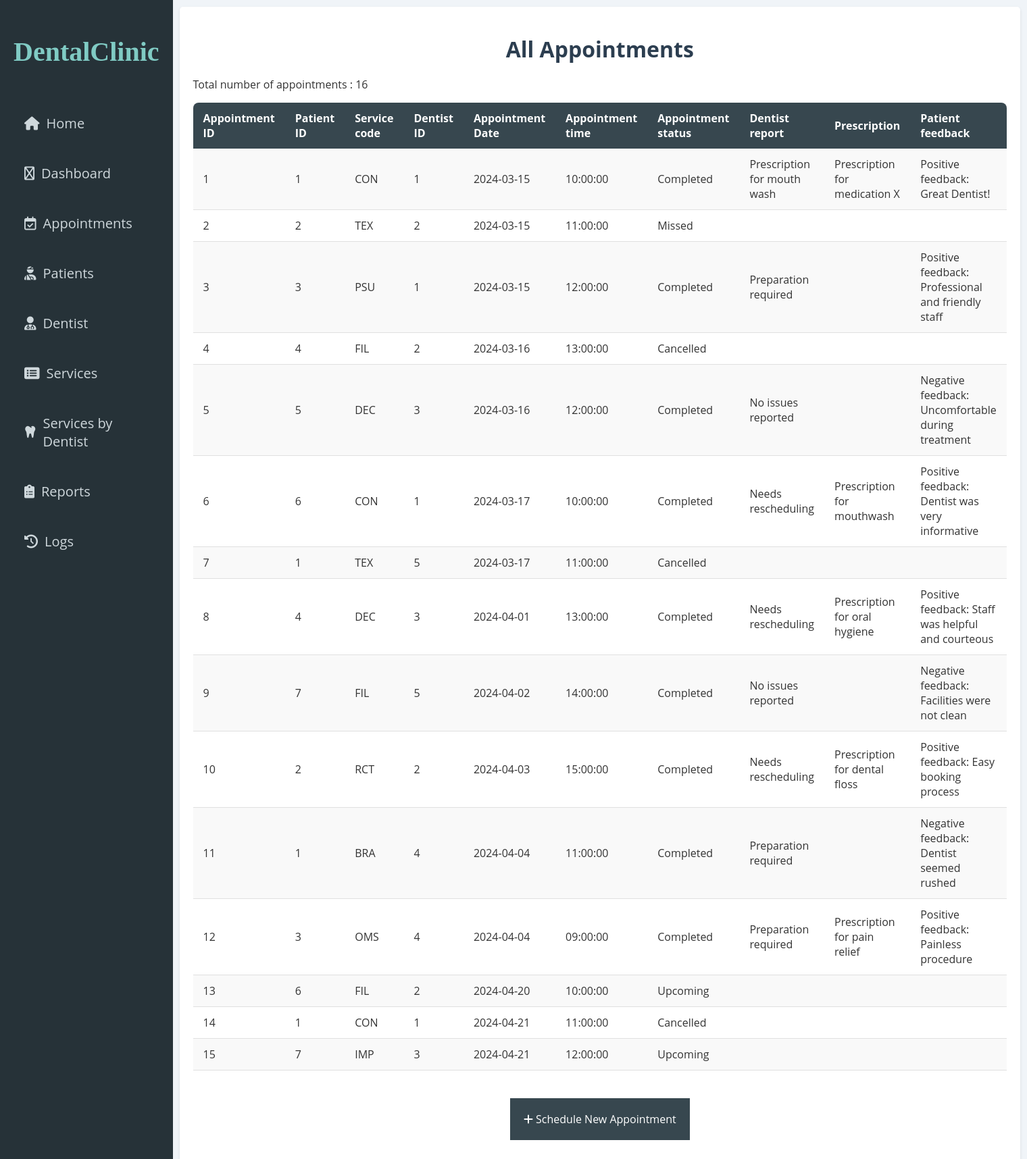
/mydental/appointment.php, run on the app's committed database.
### tables this page shows
CREATE TABLE `appointment` (
  `AppointmentID` int(11) NOT NULL,
  `PatientID` int(11) NOT NULL,
  `ServiceCode` char(3) NOT NULL,
  `DentistID` int(11) NOT NULL,
  `AppointmentDate` date NOT NULL,
  `AppointmentTime` time NOT NULL CHECK (`AppointmentTime` between '09:00:00' and '16:00:00'),
  `AppointmentStatus` varchar(10) DEFAULT 'Upcoming' CHECK (`AppointmentStatus` in ('Upcoming','Completed','Missed','Cancelled')),
  `DentistReport` text DEFAULT NULL,
  `Prescription` text DEFAULT NULL,
  `PatientFeedback` text DEFAULT NULL
);

### mydental/appointment.php (the view, shortened to what this page needs)
<!DOCTYPE html>
<html lang="en">
<head>
    <link rel="stylesheet" href="queries.css" />
    <link
      rel="stylesheet"
      href="https://cdnjs.cloudflare.com/ajax/libs/font-awesome/6.0.0/css/all.min.css"
    />
</head>
<body>
    <div class="dashboard">
        <nav class="menu">
        <div class="logo">
          <h2>DentalClinic</h2>
        </div>
        <ul class="menu-list">
          <li>
            <a href="index.php"><i class="fa-solid fa-home"></i> Home</a>
          </li>
          <li>
            <a href="admin.php"><i class="fa-regular fa-gauge"></i> Dashboard</a>
          </li>
          <li>
            <a href="#"
              ><i class="fa-regular fa-calendar-check"></i>Appointments</a
            >
          </li>
          <li>
            <a href="patient.php"
              ><i class="fa-solid fa-user-injured"></i>Patients</a
            >
          </li>
          <li>
            <a href="dentist.php"><i class="fa-solid fa-user-md"></i>Dentist</a>
          </li>
          <li>
              <a href="service.php"><i class="fa-solid fa-list-alt"></i> Services</a>
          </li>
          <li>
              <a href="service_by_dentist.php"><i class="fa-solid fa-tooth"></i> Services by Dentist</a>
          </li>
          <li>
            <a href="reports.php"
              ><i class="fa fa-clipboard-list"></i></i>Reports</a
            >
          </li>
          <li>
              <a href="log.php"><i class="fa-solid fa-history"></i> Logs</a>
          </li>
        </ul>
      </nav>
        <div class="main-content">
            <h1>All Appointments</h1>
            <?php
            $servername = "localhost";
            $username = "root";
            $password = "";
            $database = "dentalclinic";
            $conn = new mysqli($servername, $username, $password, $database);
            $appointmentQuery = "SELECT * FROM appointment";
            $appointmentResult = $conn->query($appointmentQuery);
            if ($appointmentResult->num_rows > 0) {
                echo "<p>Total number of appointments : $appointmentResult->num_rows </p>";
                echo '<div class="table-container">';
                echo '<table>';
                echo '<thead>';
                echo '<tr>';
                echo '<th>Appointment ID</th>';
                echo '<th>Patient ID</th>';
                echo '<th>Service code</th>';
                echo '<th>Dentist ID</th>';
                echo '<th>Appointment Date</th>';
                echo '<th>Appointment time</th>';
                echo '<th>Appointment status</th>';
                echo '<th>Dentist report</th>';
                echo '<th>Prescription</th>';
                echo '<th>Patient feedback</th>';
                echo '</tr>';
                echo '</thead>';
                echo '<tbody>';
                while ($row = $appointmentResult->fetch_assoc()) {
                    echo '<tr>';
                    echo '<td>' . htmlspecialchars($row["AppointmentID"]) . '</td>';
                    echo '<td>' . htmlspecialchars($row["PatientID"]) . '</td>';
                    echo '<td>' . htmlspecialchars($row["ServiceCode"]) . '</td>';
                    echo '<td>' . htmlspecialchars($row["DentistID"]) . '</td>';
                    echo '<td>' . htmlspecialchars($row["AppointmentDate"]) . '</td>';
                    echo '<td>' . htmlspecialchars($row["AppointmentTime"]) . '</td>';
                    echo '<td>' . htmlspecialchars($row["AppointmentStatus"]) . '</td>';
                    echo '<td>' . htmlspecialchars($row["DentistReport"]) . '</td>';
                    echo '<td>' . htmlspecialchars($row["Prescription"]) . '</td>';
                    echo '<td>' . htmlspecialchars($row["PatientFeedback"]) . '</td>';
                    echo '</tr>';
                }
                echo '</tbody>';
                echo '</table>';
                echo '</div>';
            } else {
                echo "<p>No appointment records found.</p>";
            }
            ?>
            <div class="button-container">
                <a href="add_appointment.php" class="button">
                    <i class="fa fa-plus"></i> Schedule New Appointment
                </a>
            </div>
        </div>
    </div>
</body>
</html>

### mydental/queries.css (style rules this page uses)
.main-content { flex-grow: 1; padding: 20px; background-color: white; box-shadow: 0 2px 4px rgba(0, 0, 0, 0.1); border-radius: 5px; margin: 10px; }
h1 { text-align: center; margin-bottom: 20px; color: #2c3e50; }
.table-container { height: 80%; overflow-y: auto; overflow-x: hidden; position: relative; }
table { width: 100%; border-collapse: collapse; border-spacing: 0; background-color: white; border-radius: 8px; overflow: hidden; box-shadow: 0 4px 8px rgba(0, 0, 0, 0.1); }
thead { background-color: #37474f; color: white; position: sticky; top: 0; z-index: 1; }
thead th { padding: 12px 15px; text-align: left; font-weight: bold; }
tbody tr:nth-child(odd) { background-color: #f9f9f9; }
tbody td { padding: 12px 15px; border-bottom: 1px solid #e0e0e0; }
tbody tr:last-child td { border-bottom: none; }

### mydental/styles.css (style rules this page uses)
body { font-family: "Open Sans", sans-serif; margin: 0; padding: 0; background-color: #f0f4f8; color: #333; }
.dashboard { display: flex; height: 100vh; }
.menu { width: 240px; background-color: #263238; color: #fff; padding: 20px; }
.logo h2 { color: #80cbc4; font-family: "Lobster", cursive; font-size: 40px; padding-bottom: 20px; }
.menu-list { list-style: none; padding: 0; margin-top: 30px; }
.menu-list li { margin-bottom: 15px; }
.menu a { display: flex; align-items: center; text-decoration: none; color: #cfd8dc; padding: 16px; border-radius: 5px; transition: background-color 0.3s; font-size: 20px; gap: 10px; }
.main-content { flex-grow: 1; padding: 20px; margin: 10px; background-color: white; border-radius: 8px; box-shadow: 0 4px 8px rgba(0, 0, 0, 0.1); }
.button-container { display: flex; justify-content: center; margin-top: 25px; gap: 50px; }
.button-container a { text-decoration: none; color: white; background-color: #37474f; padding: 20px; margin: 0 20px; }
.button { display: inline-block; padding: 10px 20px; }

### data on the page
appointment: AppointmentID "1", PatientID "1", ServiceCode "CON", DentistID "1", AppointmentDate "2024-03-15", AppointmentTime "10:00:00", AppointmentStatus "Completed", DentistReport "Prescription for mouth wash", Prescription "Prescription for medication X", PatientFeedback "Positive feedback: Great Dentist!"
appointment: AppointmentID "2", PatientID "2", ServiceCode "TEX", DentistID "2", AppointmentDate "2024-03-15", AppointmentTime "11:00:00", AppointmentStatus "Missed"
appointment: AppointmentID "3", PatientID "3", ServiceCode "PSU", DentistID "1", AppointmentDate "2024-03-15", AppointmentTime "12:00:00", AppointmentStatus "Completed", DentistReport "Preparation required", PatientFeedback "Positive feedback: Professional and friendly staff"
appointment: AppointmentID "4", PatientID "4", ServiceCode "FIL", DentistID "2", AppointmentDate "2024-03-16", AppointmentTime "13:00:00", AppointmentStatus "Cancelled"
appointment: AppointmentID "5", PatientID "5", ServiceCode "DEC", DentistID "3", AppointmentDate "2024-03-16", AppointmentTime "12:00:00", AppointmentStatus "Completed", DentistReport "No issues reported", PatientFeedback "Negative feedback: Uncomfortable during treatment"
appointment: AppointmentID "6", PatientID "6", ServiceCode "CON", DentistID "1", AppointmentDate "2024-03-17", AppointmentTime "10:00:00", AppointmentStatus "Completed", DentistReport "Needs rescheduling", Prescription "Prescription for mouthwash", PatientFeedback "Positive feedback: Dentist was very informative"
appointment: AppointmentID "7", PatientID "1", ServiceCode "TEX", DentistID "5", AppointmentDate "2024-03-17", AppointmentTime "11:00:00", AppointmentStatus "Cancelled"
appointment: AppointmentID "8", PatientID "4", ServiceCode "DEC", DentistID "3", AppointmentDate "2024-04-01", AppointmentTime "13:00:00", AppointmentStatus "Completed", DentistReport "Needs rescheduling", Prescription "Prescription for oral hygiene", PatientFeedback "Positive feedback: Staff was helpful and courteous"
appointment: AppointmentID "9", PatientID "7", ServiceCode "FIL", DentistID "5", AppointmentDate "2024-04-02", AppointmentTime "14:00:00", AppointmentStatus "Completed", DentistReport "No issues reported", PatientFeedback "Negative feedback: Facilities were not clean"
appointment: AppointmentID "10", PatientID "2", ServiceCode "RCT", DentistID "2", AppointmentDate "2024-04-03", AppointmentTime "15:00:00", AppointmentStatus "Completed", DentistReport "Needs rescheduling", Prescription "Prescription for dental floss", PatientFeedback "Positive feedback: Easy booking process"
appointment: AppointmentID "11", PatientID "1", ServiceCode "BRA", DentistID "4", AppointmentDate "2024-04-04", AppointmentTime "11:00:00", AppointmentStatus "Completed", DentistReport "Preparation required", PatientFeedback "Negative feedback: Dentist seemed rushed"
appointment: AppointmentID "12", PatientID "3", ServiceCode "OMS", DentistID "4", AppointmentDate "2024-04-04", AppointmentTime "09:00:00", AppointmentStatus "Completed", DentistReport "Preparation required", Prescription "Prescription for pain relief", PatientFeedback "Positive feedback: Painless procedure"
appointment: AppointmentID "13", PatientID "6", ServiceCode "FIL", DentistID "2", AppointmentDate "2024-04-20", AppointmentTime "10:00:00", AppointmentStatus "Upcoming"
appointment: AppointmentID "14", PatientID "1", ServiceCode "CON", DentistID "1", AppointmentDate "2024-04-21", AppointmentTime "11:00:00", AppointmentStatus "Cancelled"
appointment: AppointmentID "15", PatientID "7", ServiceCode "IMP", DentistID "3", AppointmentDate "2024-04-21", AppointmentTime "12:00:00", AppointmentStatus "Upcoming"

### other printed values
$appointmentResult->num_rows "16"
